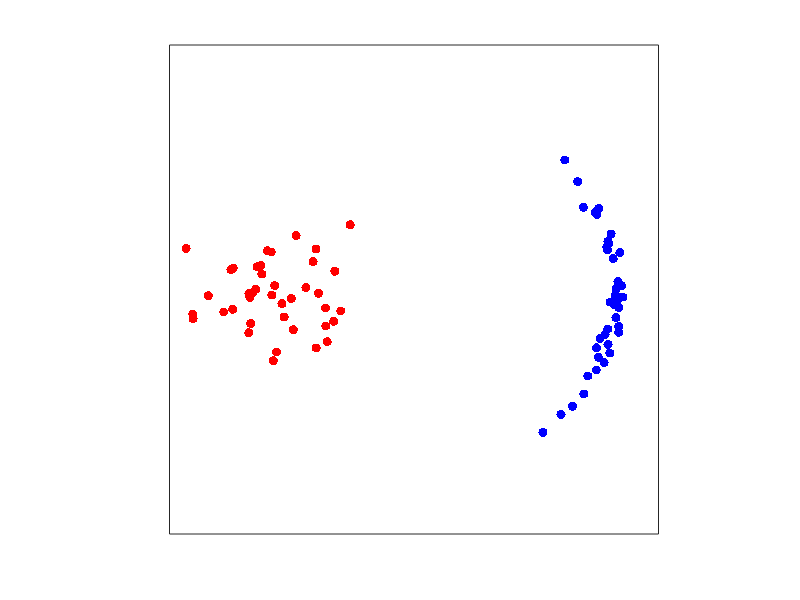

Write the MATLAB code that produced this figure. (Note: this script raises an error after producing the figure.)
%%
% Synthetic example for density fitting.

n = 40; % sample points.
N = 5*1e6; % parzen estimate

% remap to [0,1]
c = [0,3.5]; s = 6;
R = @(z).5+.5i + .5*(real(z)-c(1))/s + .5*1i*(imag(z)-c(2))/s;
R = @(z)imag(R(z)) + 1i*real(R(z));


f = @(z)2*sign(real(z)).*abs(real(z)).^1 + 1i * ( (imag(z)/9) - .6*real(z).^2 + 8.5 );

z = randn(n,1) + 1i*randn(n,1);
Z = randn(N,1) + 1i*randn(N,1);

clf; hold on;
plot(R(z), 'r.', 'MarkerSize', 20);
plot(R(f(z)), 'b.', 'MarkerSize', 20);
axis equal; axis([0,1,0,1]); box on; set(gca, 'XTick', [], 'YTick', []);

q = 40;
for it=1:q
    t = (it-1)/(q-1);
    zt = R( (1-t)*z + t*f(z) );
    Zt = R( (1-t)*Z + t*f(Z) );

    s = 6; % parzen smoothing 
    p = 400; % #pixels
    h = parzen2d(real(Zt),imag(Zt),p,s);
    h = h/max(h(:));
    u = linspace(0,1,p);


    r = 10; % #levellines
    m = linspace(0,1,r-1)';
    CM = m*[1-t 0 t] + (1-m)*[1 1 1];

    
    clf; hold on;
    % display quantized colormap
    lvl = linspace(0,1,r); lvl = lvl(2:end);
    clf; hold on;
    imagesc(u,u,h');
    contour(u,u,h',lvl, 'k');
    colormap(CM);
    caxis([0 1]);
    %
    % plot(Zt, 'b.', 'MarkerSize', 20);
    % plot(R(f(z)), 'r.', 'MarkerSize', 20);
    axis equal; axis([0,1,0,1]); box on; set(gca, 'XTick', [], 'YTick', []);
    drawnow;
    saveas(gcf, [rep 'anim-' znum2str(it,2) '.png']);
end
